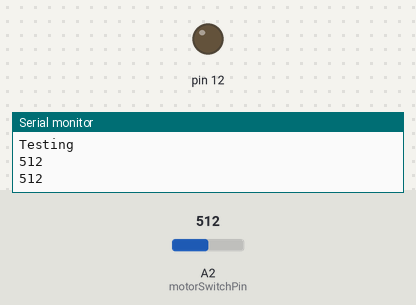
A sketch run on a simulated Arduino Uno, built with avr-gcc and run on an emulated ATmega328P. On the bench: output pins drawn as LEDs (lit = HIGH), the last lines printed to the serial monitor. Inputs (shaded band) come from the test bench; at power-on: A2 (motorSwitchPin) = 512.

Above: at 1.8 s.
1.9 s: A2 (motorSwitchPin) set to 1004
3.4 s: A2 (motorSwitchPin) set to 1021
At 5.0 s:
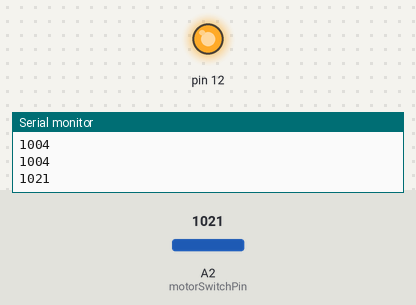
Timing chart, 0 to 11.5 s (numbered marks = the images above; inputs shaded):
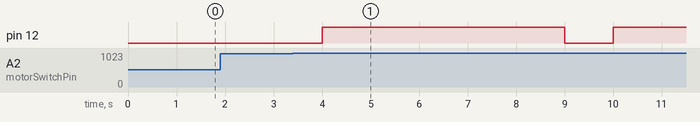

Measured:
- the behaviour switches between 1020 and 1021 on A2 (motorSwitchPin) (found by bisection; images 0 and 1)
- after the input at 3.4 s, pin 12: LOW → HIGH after 0.60 s, → LOW 5.0 s later, → HIGH 1.0 s later

The sketch:

relayboard_test.ino
```cpp
const int motorSwitchPin = A2;

void setup() {
  // put your setup code here, to run once:

  Serial.begin(9600);
  Serial.println("Testing");

  pinMode(12,OUTPUT);
  digitalWrite(12,LOW);

}

void loop() {
  // put your main code here, to run repeatedly:

  int motorSwitchValue = analogRead(motorSwitchPin);
  Serial.println(motorSwitchValue);

  if (motorSwitchValue > 1020){
    digitalWrite(12,HIGH);
    delay(5000);
    digitalWrite(12,LOW);
  }

  delay(1000);

}
```
